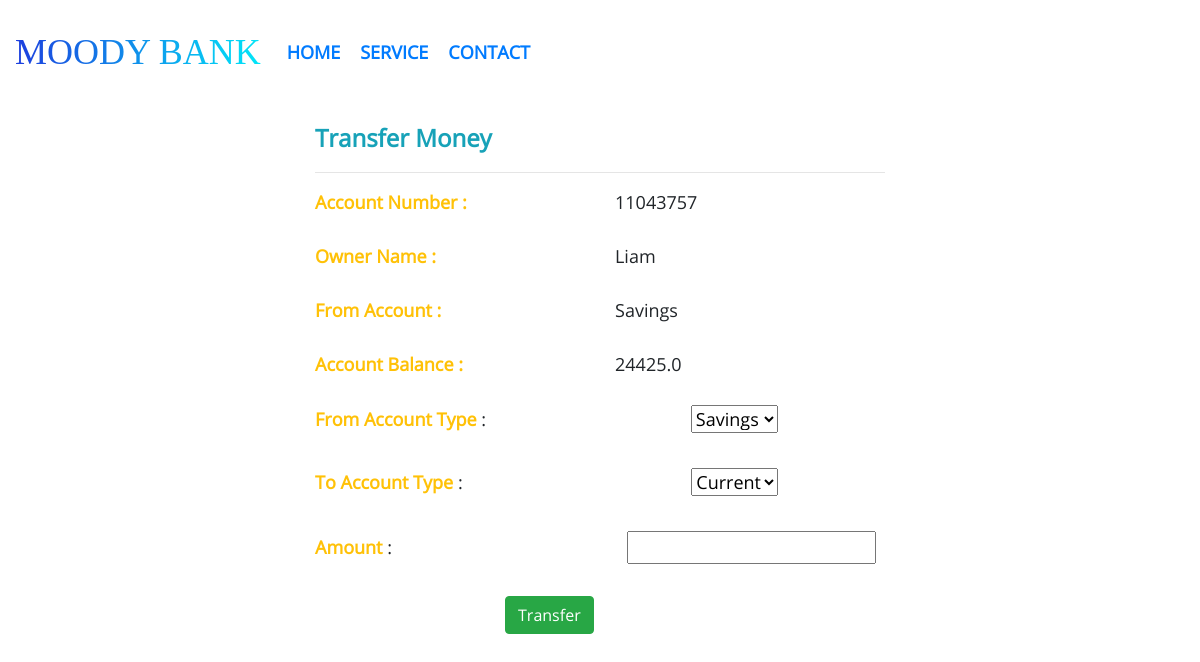
Before: /transfer/11043757 with the older database file.
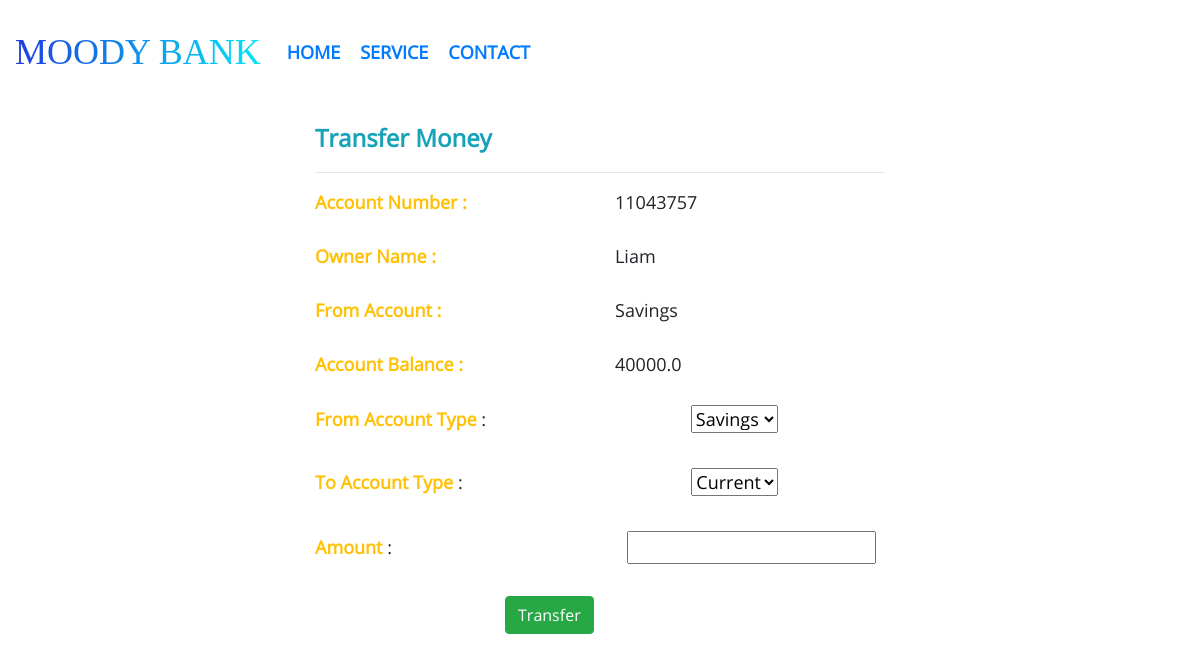
After: the same page with the newer database file.
### application/models.py (models this page shows, shortened)
class Account(db.Model):
	acc_no = db.Column(db.Integer, primary_key=True)
	acc_balance = db.Column(db.Float, nullable=False)
	acc_type = db.Column(db.String(1), nullable=False)
	acc_createDate = db.Column(db.DateTime, nullable=False, default=d.today())
	cust_id = db.Column(db.Integer, db.ForeignKey('customer.cust_id'), nullable=False)

### application/routes.py (the view, shortened to what this page needs)
@app.route("/transfer/<int:acc_no>",methods=["GET","POST"])
def transfer(acc_no):
	form = TransferMoneyForm()
	account = searchAccount(acc_no=acc_no)
	return render_template("transfer.html",title="Transfer Money", account=account, form=form)

### application/forms.py
class TransferMoneyForm(FlaskForm):
	amount = FloatField("Amount", validators=[DataRequired()])
	from_acc = SelectField("From Account Type", validators=[DataRequired()], default='S', choices=[('S', "Savings"),('C', "Current")])
	to_acc = SelectField("To Account Type", validators=[DataRequired()], default='C', choices=[('S', "Savings"),('C', "Current")])
	submit = SubmitField("Transfer")

### application/utils.py (called while the page is built, shortened)
def searchAccount(acc_no=None, cust_id=None, acc_type='S'):
	if acc_no != 0:
		account = Account.query.filter_by(acc_no=acc_no).first()
		if account:
			return account
		else:
			return None
	else:
		return None

### application/templates/transfer.html (shortened to what this page needs)
{% extends "layout.html"%}
{% block content%}
    <div class="row" style="font-size: large;">
        <div class="col-3"></div>
        <div class="col align-self-center">
            <legend class="text-info" style="font-weight: bold;">Transfer Money</legend><hr/>
            <div class="row">
                <div class="col-6 text-warning" style="font-weight: bold;">Account Number :</div><br/><br/>
                <div class="col-6">{{ account.acc_no }}</div>
            </div>
            <div class="row">
                <div class="col-6 text-warning" style="font-weight: bold;">Owner Name :</div><br/><br/>
                <div class="col-6">{{ account.Owner.cust_name }}</div>
            </div>
            <div class="row">
                <div class="col-6 text-warning" style="font-weight: bold;">From Account :</div><br/><br/>
                {% if account.acc_type == 'S'%}
                <div class="col-6">Savings</div>
                {% elif account.acc_type == 'C' %}
                <div class="col-6">Current</div>
                {% endif %}
            </div>
            <div class="row">
                <div class="col-6 text-warning" style="font-weight: bold;">Account Balance :</div><br/><br/>
                <div class="col-6">{{ account.acc_balance }}</div>
            </div>
                <form action="" method="POST">
                    <div>
                        {{ form.from_acc.label(class="text-warning",style="font-weight: bold;") }} :
                        {{ form.from_acc(style="margin-left:200px") }}
                    </div>
                    <div>
                        <br/> {{ form.to_acc.label(class="text-warning",style="font-weight: bold;") }} :
                        {{ form.to_acc(style="margin-left:224px") }}
                    </div>
                    <div>
                     <br/>  {{ form.amount.label(class="text-warning",style="font-weight: bold;") }} :
                        {{ form.amount(style="margin-left:230px") }}
                    </div><br/>
                    {{ form.submit(class="btn btn-success",style="margin-left:190px;") }}
                </form>
        </div>
        <div class="col-3"></div>
    </div>
{% endblock %}

Changed rows visible on the page:
changed Account id 11043757: acc_balance "24425.0" → "40000.0"
